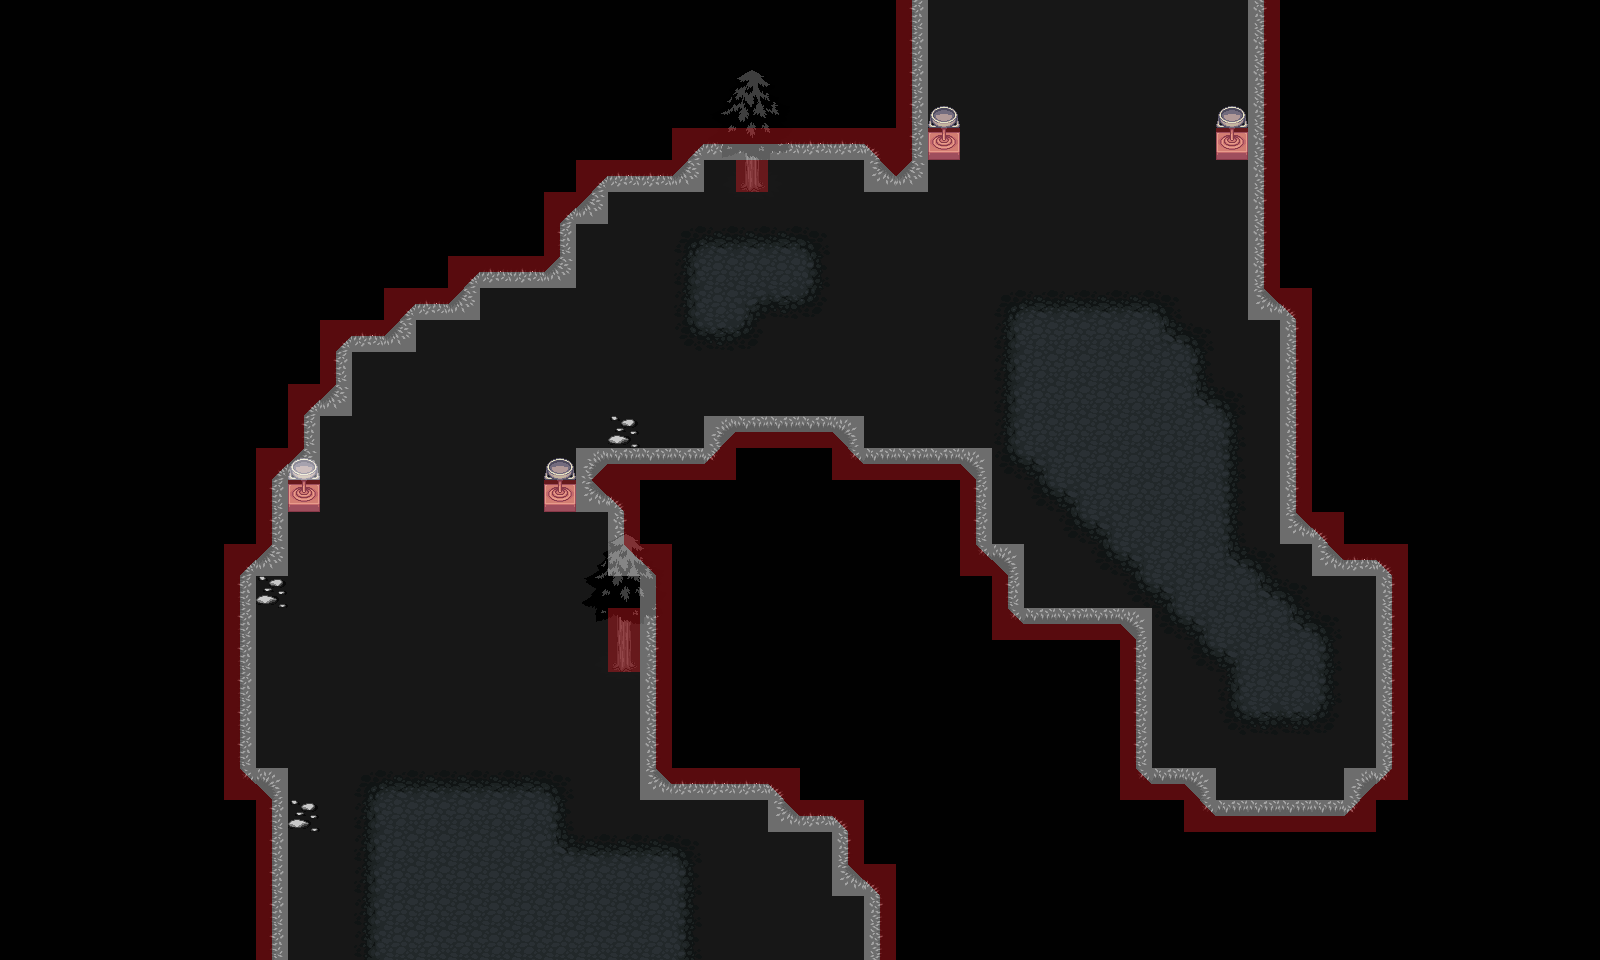

The image is a tile-based game level rendered from a .tmx file. Its description and source (layers, tilesets, objects; grid data summarised) follow:
An orthogonal 50x30 tile map with 32x32 px tiles, 6 tile layers (Background, Ground, Overground, GroundObjects, ...), 53 tilesets and 20 objects.

<map version="1.0" orientation="orthogonal" renderorder="right-down" width="50" height="30" tilewidth="32" tileheight="32" nextobjectid="19">
 <tileset firstgid="1" name="col_half_right" tilewidth="32" tileheight="32" tilecount="1" columns="1">
  <image source="../col_half_right.png" width="32" height="32" />
  <tile id="0">
   <objectgroup draworder="index">
    <object id="2" x="16" y="0" width="16" height="32" />
   </objectgroup>
  </tile>
 </tileset>
 <tileset firstgid="2" name="col_half_left" tilewidth="32" tileheight="32" tilecount="1" columns="1">
  <image source="../col_half_left.png" width="32" height="32" />
  <tile id="0">
   <objectgroup draworder="index">
    <object id="1" x="0" y="0" width="16" height="32" />
   </objectgroup>
  </tile>
 </tileset>
 <tileset firstgid="3" name="col_half_bottom" tilewidth="32" tileheight="32" tilecount="1" columns="1">
  <image source="../col_half_bottom.png" width="32" height="32" />
  <tile id="0">
   <objectgroup draworder="index">
    <object id="1" x="0" y="16" width="32" height="16" />
   </objectgroup>
  </tile>
 </tileset>
 <tileset firstgid="4" name="col_half_top" tilewidth="32" tileheight="32" tilecount="1" columns="1">
  <image source="../col_half_top.png" width="32" height="32" />
  <tile id="0">
   <objectgroup draworder="index">
    <object id="1" x="0" y="0" width="32" height="16" />
   </objectgroup>
  </tile>
 </tileset>
 <tileset firstgid="5" name="water" tilewidth="32" tileheight="32" tilecount="18" columns="3">
  <image source="../LPC Base Assets/LPC Base Assets/tiles/water.png" width="96" height="192" />
 </tileset>
 <tileset firstgid="23" name="grass" tilewidth="32" tileheight="32" tilecount="18" columns="3">
  <image source="../LPC Base Assets/LPC Base Assets/tiles/grass.png" width="96" height="192" />
  <terraintypes>
   <terrain name="grass" tile="-1">
    <properties>
     <property name="unity:tag" value="DoorsLayer" />
    </properties>
   </terrain>
  </terraintypes>
  <tile id="1" terrain="0,0,0," />
  <tile id="2" terrain="0,0,,0" />
  <tile id="4" terrain="0,,0,0" />
  <tile id="5" terrain=",0,0,0" />
  <tile id="6" terrain=",,,0" />
  <tile id="7" terrain=",,0,0" />
  <tile id="8" terrain=",,0," />
  <tile id="9" terrain=",0,,0" />
  <tile id="10" terrain="0,0,0,0" />
  <tile id="11" terrain="0,,0," />
  <tile id="12" terrain=",0,," />
  <tile id="13" terrain="0,0,," />
  <tile id="14" terrain="0,,," />
 </tileset>
 <tileset firstgid="41" name="col_triangle1" tilewidth="32" tileheight="32" tilecount="1" columns="1">
  <image source="../col_triangle1.png" width="32" height="32" />
  <tile id="0">
   <objectgroup draworder="index">
    <object id="1" x="32" y="15.9091">
     <polygon points="0,0 -16,15.9091 0,16.0909" />
    </object>
   </objectgroup>
  </tile>
 </tileset>
 <tileset firstgid="42" name="col_triangle2" tilewidth="32" tileheight="32" tilecount="1" columns="1">
  <image source="../col_triangle2.png" width="32" height="32" />
  <tile id="0">
   <objectgroup draworder="index">
    <object id="1" x="0.181818" y="15.8182">
     <polygon points="0,0 16,16.0909 -0.181818,16.1818" />
    </object>
   </objectgroup>
  </tile>
 </tileset>
 <tileset firstgid="43" name="col_triangle3" tilewidth="32" tileheight="32" tilecount="1" columns="1">
  <image source="../col_triangle3.png" width="32" height="32" />
  <tile id="0">
   <objectgroup draworder="index">
    <object id="1" x="-0.181818" y="15.7273">
     <polygon points="0,0 16.1818,-15.7273 0.181818,-15.7273" />
    </object>
   </objectgroup>
  </tile>
 </tileset>
 <tileset firstgid="44" name="col_triangle4" tilewidth="32" tileheight="32" tilecount="1" columns="1">
  <image source="../col_triangle4.png" width="32" height="32" />
  <tile id="0">
   <objectgroup draworder="index">
    <object id="1" x="16.0909" y="0">
     <polygon points="0,0 15.8182,16 15.9091,0" />
    </object>
   </objectgroup>
  </tile>
 </tileset>
 <tileset firstgid="45" name="col_triangle_inv4" tilewidth="32" tileheight="32" tilecount="1" columns="1">
  <image source="../col_triangle_inv4.png" width="32" height="32" />
  <tile id="0">
   <objectgroup draworder="index">
    <object id="2" x="16.0909" y="0">
     <polygon points="0,0 15.9091,0 15.9091,32 -16.0909,32 -16.2727,16.4545" />
    </object>
   </objectgroup>
  </tile>
 </tileset>
 <tileset firstgid="46" name="col_triangle_inv1" tilewidth="32" tileheight="32" tilecount="1" columns="1">
  <image source="../col_triangle_inv1.png" width="32" height="32" />
  <tile id="0">
   <objectgroup draworder="index">
    <object id="1" x="-0.0909091" y="-0.0909091">
     <polyline points="0,0 15.7273,-0.0909091 32,16.0909 32.0909,32.0909 0.0909091,32.0909 0.0909091,0.0909091" />
    </object>
   </objectgroup>
  </tile>
 </tileset>
 <tileset firstgid="47" name="col_triangle_inv2" tilewidth="32" tileheight="32" tilecount="1" columns="1">
  <image source="../col_triangle_inv2.png" width="32" height="32" />
  <tile id="0">
   <objectgroup draworder="index">
    <object id="1" x="0.272727" y="-0.0909091">
     <polyline points="0,0 31.7273,0.0909091 31.7273,15.8182 15.8182,32 -0.272727,32.0909 -0.272727,0.0909091" />
    </object>
   </objectgroup>
  </tile>
 </tileset>
 <tileset firstgid="48" name="col_triangle_inv3" tilewidth="32" tileheight="32" tilecount="1" columns="1">
  <image source="../col_triangle_inv3.png" width="32" height="32" />
  <tile id="0">
   <objectgroup draworder="index">
    <object id="1" x="0" y="-0.0909091">
     <polyline points="0,0 32,0.0909091 32,32.0909 16.1818,32 0.0909091,16 0,0.0909091" />
    </object>
   </objectgroup>
  </tile>
 </tileset>
 <tileset firstgid="49" name="cement" tilewidth="32" tileheight="32" tilecount="18" columns="3">
  <image source="../LPC Base Assets/LPC Base Assets/tiles/cement.png" width="96" height="192" />
 </tileset>
 <tileset firstgid="67" name="cementstair" tilewidth="32" tileheight="32" tilecount="20" columns="5">
  <image source="../LPC Base Assets/LPC Base Assets/tiles/cementstair.png" width="160" height="128" />
 </tileset>
 <tileset firstgid="87" name="chests" tilewidth="32" tileheight="32" tilecount="6" columns="2">
  <image source="../LPC Base Assets/LPC Base Assets/tiles/chests.png" width="64" height="96" />
 </tileset>
 <tileset firstgid="93" name="country" tilewidth="32" tileheight="32" tilecount="20" columns="5">
  <image source="../LPC Base Assets/LPC Base Assets/tiles/country.png" width="160" height="128" />
 </tileset>
 <tileset firstgid="113" name="cup" tilewidth="32" tileheight="32" tilecount="2" columns="1">
  <image source="../LPC Base Assets/LPC Base Assets/tiles/cup.png" width="32" height="64" />
 </tileset>
 <tileset firstgid="115" name="dirt" tilewidth="32" tileheight="32" tilecount="18" columns="3">
  <image source="../LPC Base Assets/LPC Base Assets/tiles/dirt.png" width="96" height="192" />
  <terraintypes>
   <terrain name="dirt" tile="-1" />
  </terraintypes>
  <tile id="1" terrain="0,0,0," />
  <tile id="2" terrain="0,0,,0" />
  <tile id="4" terrain="0,,0,0" />
  <tile id="5" terrain=",0,0,0" />
  <tile id="6" terrain=",,,0" />
  <tile id="7" terrain=",,0,0" />
  <tile id="8" terrain=",,0," />
  <tile id="9" terrain=",0,,0" />
  <tile id="10" terrain="0,0,0,0" />
  <tile id="11" terrain="0,,0," />
  <tile id="12" terrain=",0,," />
  <tile id="13" terrain="0,0,," />
  <tile id="14" terrain="0,,," />
 </tileset>
 <tileset firstgid="133" name="dirt2" tilewidth="32" tileheight="32" tilecount="18" columns="3">
  <image source="../LPC Base Assets/LPC Base Assets/tiles/dirt2.png" width="96" height="192" />
 </tileset>
 <tileset firstgid="151" name="dungeon" tilewidth="32" tileheight="32" tilecount="104" columns="13">
  <image source="../LPC Base Assets/LPC Base Assets/tiles/dungeon.png" width="416" height="256" />
 </tileset>
 <tileset firstgid="255" name="grass" tilewidth="32" tileheight="32" tilecount="18" columns="3">
  <image source="../LPC Base Assets/LPC Base Assets/tiles/grass.png" width="96" height="192" />
 </tileset>
 <tileset firstgid="273" name="grassalt" tilewidth="32" tileheight="32" tilecount="18" columns="3">
  <image source="../LPC Base Assets/LPC Base Assets/tiles/grassalt.png" width="96" height="192" />
  <terraintypes>
   <terrain name="grass2" tile="-1" />
  </terraintypes>
  <tile id="1" terrain="0,0,0," />
  <tile id="2" terrain="0,0,,0" />
  <tile id="4" terrain="0,,0,0" />
  <tile id="5" terrain=",0,0,0" />
  <tile id="6" terrain=",,,0" />
  <tile id="7" terrain=",,0,0" />
  <tile id="8" terrain=",,0," />
  <tile id="9" terrain=",0,,0" />
  <tile id="10" terrain="0,0,0,0" />
  <tile id="11" terrain="0,,0," />
  <tile id="12" terrain=",0,," />
  <tile id="13" terrain="0,0,," />
  <tile id="14" terrain="0,,," />
 </tileset>
 <tileset firstgid="291" name="hole" tilewidth="32" tileheight="32" tilecount="18" columns="3">
  <image source="../LPC Base Assets/LPC Base Assets/tiles/hole.png" width="96" height="192" />
 </tileset>
 <tileset firstgid="309" name="holek" tilewidth="32" tileheight="32" tilecount="18" columns="3">
  <image source="../LPC Base Assets/LPC Base Assets/tiles/holek.png" width="96" height="192" />
 </tileset>
 <tileset firstgid="327" name="holemid" tilewidth="32" tileheight="32" tilecount="18" columns="3">
  <image source="../LPC Base Assets/LPC Base Assets/tiles/holemid.png" width="96" height="192" />
 </tileset>
 <tileset firstgid="345" name="house" tilewidth="32" tileheight="32" tilecount="63" columns="9">
  <image source="../LPC Base Assets/LPC Base Assets/tiles/house.png" width="288" height="224" />
 </tileset>
 <tileset firstgid="408" name="inside" tilewidth="32" tileheight="32" tilecount="100" columns="10">
  <image source="../LPC Base Assets/LPC Base Assets/tiles/inside.png" width="320" height="320" />
 </tileset>
 <tileset firstgid="508" name="kitchen" tilewidth="32" tileheight="32" tilecount="8" columns="2">
  <image source="../LPC Base Assets/LPC Base Assets/tiles/kitchen.png" width="64" height="128" />
 </tileset>
 <tileset firstgid="516" name="lava" tilewidth="32" tileheight="32" tilecount="18" columns="3">
  <image source="../LPC Base Assets/LPC Base Assets/tiles/lava.png" width="96" height="192" />
 </tileset>
 <tileset firstgid="534" name="lavarock" tilewidth="32" tileheight="32" tilecount="18" columns="3">
  <image source="../LPC Base Assets/LPC Base Assets/tiles/lavarock.png" width="96" height="192" />
  <terraintypes>
   <terrain name="lavarock" tile="-1" />
  </terraintypes>
  <tile id="1" terrain="0,0,0," />
  <tile id="2" terrain="0,0,,0" />
  <tile id="4" terrain="0,,0,0" />
  <tile id="5" terrain=",0,0,0" />
  <tile id="6" terrain=",,,0" />
  <tile id="7" terrain=",,0,0" />
  <tile id="8" terrain=",,0," />
  <tile id="9" terrain=",0,,0" />
  <tile id="10" terrain="0,0,0,0" />
  <tile id="11" terrain="0,,0," />
  <tile id="12" terrain=",0,," />
  <tile id="13" terrain="0,0,," />
  <tile id="14" terrain="0,,," />
 </tileset>
 <tileset firstgid="552" name="mountains" tilewidth="32" tileheight="32" tilecount="108" columns="12">
  <image source="../LPC Base Assets/LPC Base Assets/tiles/mountains.png" width="384" height="288" />
 </tileset>
 <tileset firstgid="660" name="rock" tilewidth="32" tileheight="32" tilecount="2" columns="2">
  <image source="../LPC Base Assets/LPC Base Assets/tiles/rock.png" width="64" height="32" />
 </tileset>
 <tileset firstgid="662" name="signs" tilewidth="32" tileheight="32" tilecount="6" columns="3">
  <image source="../LPC Base Assets/LPC Base Assets/tiles/signs.png" width="96" height="64" />
 </tileset>
 <tileset firstgid="668" name="stairs" tilewidth="32" tileheight="32" tilecount="112" columns="8">
  <image source="../LPC Base Assets/LPC Base Assets/tiles/stairs.png" width="256" height="448" />
 </tileset>
 <tileset firstgid="780" name="treetop" tilewidth="32" tileheight="32" tilecount="42" columns="6">
  <image source="../LPC Base Assets/LPC Base Assets/tiles/treetop.png" width="192" height="224" />
 </tileset>
 <tileset firstgid="822" name="trunk" tilewidth="32" tileheight="32" tilecount="18" columns="6">
  <image source="../LPC Base Assets/LPC Base Assets/tiles/trunk.png" width="192" height="96" />
 </tileset>
 <tileset firstgid="840" name="victoria" tilewidth="32" tileheight="32" tilecount="55" columns="11">
  <image source="../LPC Base Assets/LPC Base Assets/tiles/victoria.png" width="352" height="160" />
 </tileset>
 <tileset firstgid="895" name="water" tilewidth="32" tileheight="32" tilecount="18" columns="3">
  <image source="../LPC Base Assets/LPC Base Assets/tiles/water.png" width="96" height="192" />
 </tileset>
 <tileset firstgid="913" name="waterfall" tilewidth="32" tileheight="32" tilecount="15" columns="3">
  <image source="../LPC Base Assets/LPC Base Assets/tiles/waterfall.png" width="96" height="160" />
 </tileset>
 <tileset firstgid="928" name="watergrass" tilewidth="32" tileheight="32" tilecount="18" columns="3">
  <image source="../LPC Base Assets/LPC Base Assets/tiles/watergrass.png" width="96" height="192" />
 </tileset>
 <tileset firstgid="946" name="barrel" tilewidth="32" tileheight="32" tilecount="8" columns="4">
  <image source="../LPC Base Assets/LPC Base Assets/tiles/barrel.png" width="128" height="64" />
 </tileset>
 <tileset firstgid="954" name="brackish" tilewidth="32" tileheight="32" tilecount="18" columns="3">
  <image source="../LPC Base Assets/LPC Base Assets/tiles/brackish.png" width="96" height="192" />
 </tileset>
 <tileset firstgid="972" name="bridges" tilewidth="32" tileheight="32" tilecount="42" columns="6">
  <image source="../LPC Base Assets/LPC Base Assets/tiles/bridges.png" width="192" height="224" />
 </tileset>
 <tileset firstgid="1014" name="buckets" tilewidth="32" tileheight="32" tilecount="6" columns="3">
  <image source="../LPC Base Assets/LPC Base Assets/tiles/buckets.png" width="96" height="64" />
 </tileset>
 <tileset firstgid="1020" name="cabinets" tilewidth="32" tileheight="32" tilecount="78" columns="6">
  <image source="../LPC Base Assets/LPC Base Assets/tiles/cabinets.png" width="192" height="416" />
 </tileset>
 <tileset firstgid="1098" name="castle_lightsources" tilewidth="32" tileheight="32" tilecount="20" columns="5">
  <image source="../LPC Base Assets/LPC Base Assets/tiles/castle_lightsources.png" width="160" height="128" />
 </tileset>
 <tileset firstgid="1118" name="castle_outside" tilewidth="32" tileheight="32" tilecount="187" columns="17">
  <image source="../LPC Base Assets/LPC Base Assets/tiles/castle_outside.png" width="544" height="352" />
 </tileset>
 <tileset firstgid="1305" name="castlefloors" tilewidth="32" tileheight="32" tilecount="100" columns="10">
  <image source="../LPC Base Assets/LPC Base Assets/tiles/castlefloors.png" width="320" height="320" />
 </tileset>
 <tileset firstgid="1405" name="castlefloors_outside" tilewidth="32" tileheight="32" tilecount="20" columns="4">
  <image source="../LPC Base Assets/LPC Base Assets/tiles/castlefloors_outside.png" width="128" height="160" />
 </tileset>
 <tileset firstgid="1425" name="castlewalls" tilewidth="32" tileheight="32" tilecount="180" columns="12">
  <image source="../LPC Base Assets/LPC Base Assets/tiles/castlewalls.png" width="384" height="480" />
 </tileset>
 <tileset firstgid="1605" name="red_tile" tilewidth="32" tileheight="32" tilecount="1" columns="1">
  <image source="../red_tile.png" width="32" height="32" />
  <tile id="0">
   <objectgroup draworder="index">
    <object id="1" x="0" y="0" width="32" height="32" />
   </objectgroup>
  </tile>
 </tileset>
 <layer name="Background" width="50" height="30">
  <properties>
   <property name="unity:sortingLayerName" value="Background" />
  </properties>
  <data>[1500 cells, 1500 non-empty, 1 distinct tile ids]</data>
 </layer>
 <layer name="Ground" width="50" height="30">
  <properties>
   <property name="unity:sortingLayerName" value="Ground" />
  </properties>
  <data>[1500 cells, 698 non-empty, 13 distinct tile ids]</data>
 </layer>
 <layer name="Overground" width="50" height="30">
  <properties>
   <property name="unity:sortingLayerName" value="Overground" />
  </properties>
  <data>[1500 cells, 164 non-empty, 12 distinct tile ids]</data>
 </layer>
 <layer name="GroundObjects" width="50" height="30">
  <properties>
   <property name="unity:sortingLayerName" value="GroundObjects" />
  </properties>
  <data>[1500 cells, 25 non-empty, 11 distinct tile ids]</data>
 </layer>
 <layer name="TopObjects" width="50" height="30">
  <properties>
   <property name="unity:sortingLayerName" value="TopObjects" />
  </properties>
  <data>[1500 cells, 28 non-empty, 25 distinct tile ids]</data>
 </layer>
 <layer name="Collision" width="50" height="30" opacity="0.37">
  <data>[1500 cells, 153 non-empty, 13 distinct tile ids]</data>
 </layer>
 <objectgroup name="Spawns">
  <properties>
   <property name="unity:tag" value="SpawnLayer" />
  </properties>
  <object id="2" x="342.337" y="565" width="200" height="200">
   <properties>
    <property name="SpawnName" value="Enemy" />
    <property name="SpawnNumberMax" value="4" />
    <property name="SpawnNumberMin" value="1" />
   </properties>
   <ellipse />
  </object>
  <object id="3" x="507.5" y="886" width="10" height="10">
   <properties>
    <property name="SpawnName" value="Player" />
    <property name="SpawnNumber" value="1" />
   </properties>
   <ellipse />
  </object>
  <object id="4" x="1225" y="610.333" width="120" height="120">
   <properties>
    <property name="SpawnName" value="Enemy" />
    <property name="SpawnNumber" value="1" />
   </properties>
   <ellipse />
  </object>
  <object id="5" x="1036.67" y="167.333" width="150" height="150">
   <properties>
    <property name="SpawnName" value="Enemy" />
    <property name="SpawnNumberMax" value="3" />
    <property name="SpawnNumberMin" value="2" />
   </properties>
   <ellipse />
  </object>
 </objectgroup>
 <objectgroup name="Doors">
  <properties>
   <property name="unity:tag" value="DoorsLayer" />
  </properties>
  <object id="10" x="898.667" y="-14.6667" width="380" height="45.3333">
   <properties>
    <property name="DoorType" value="Up" />
   </properties>
  </object>
  <object id="14" x="361.333" y="922.667" width="330.667" height="41.3333">
   <properties>
    <property name="DoorType" value="Down" />
   </properties>
  </object>
 </objectgroup>
 <objectgroup name="Items">
  <object id="17" x="1057" y="576" width="24" height="24">
   <properties>
    <property name="ItemCategory" value="Hearts" />
   </properties>
   <ellipse />
  </object>
 </objectgroup>
</map>
